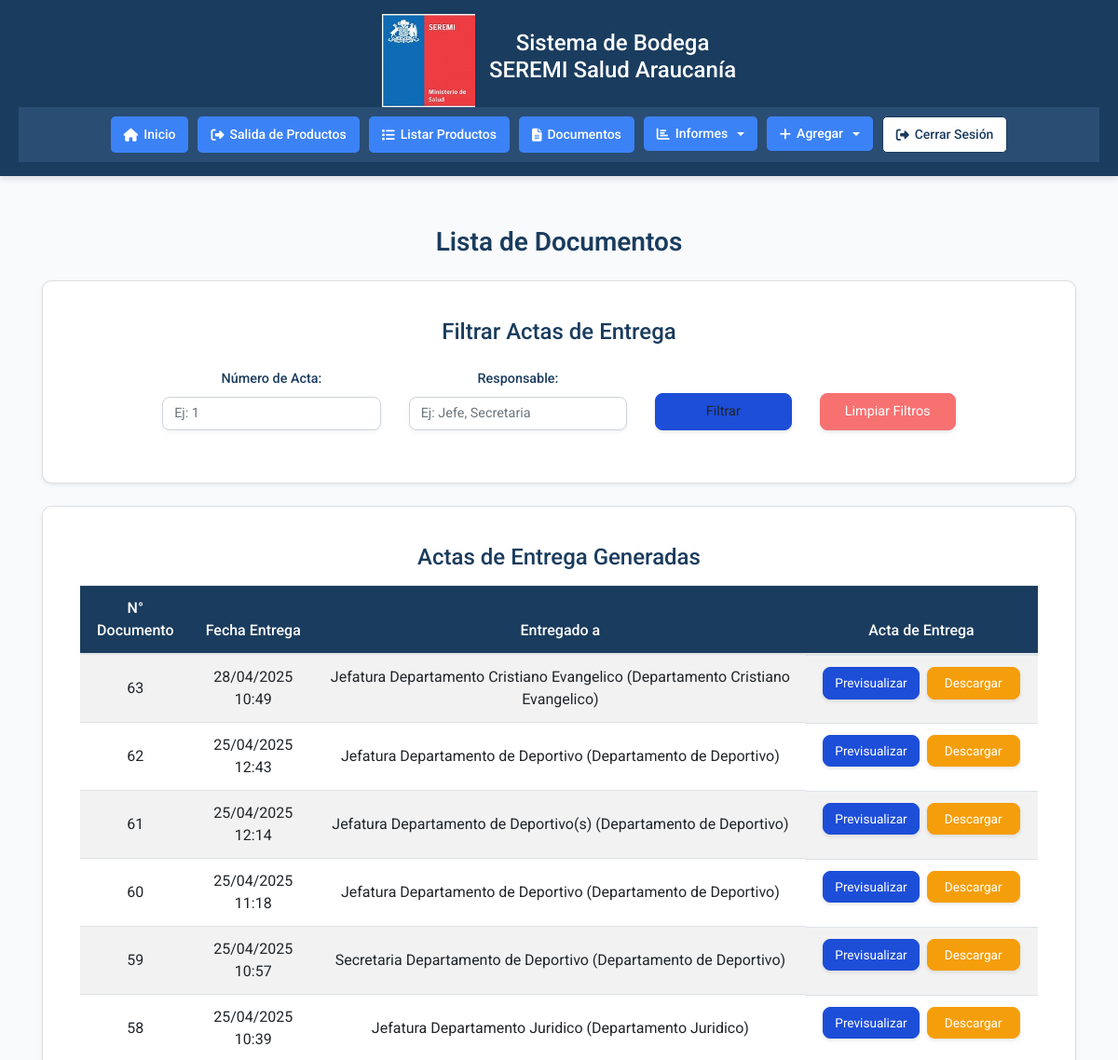
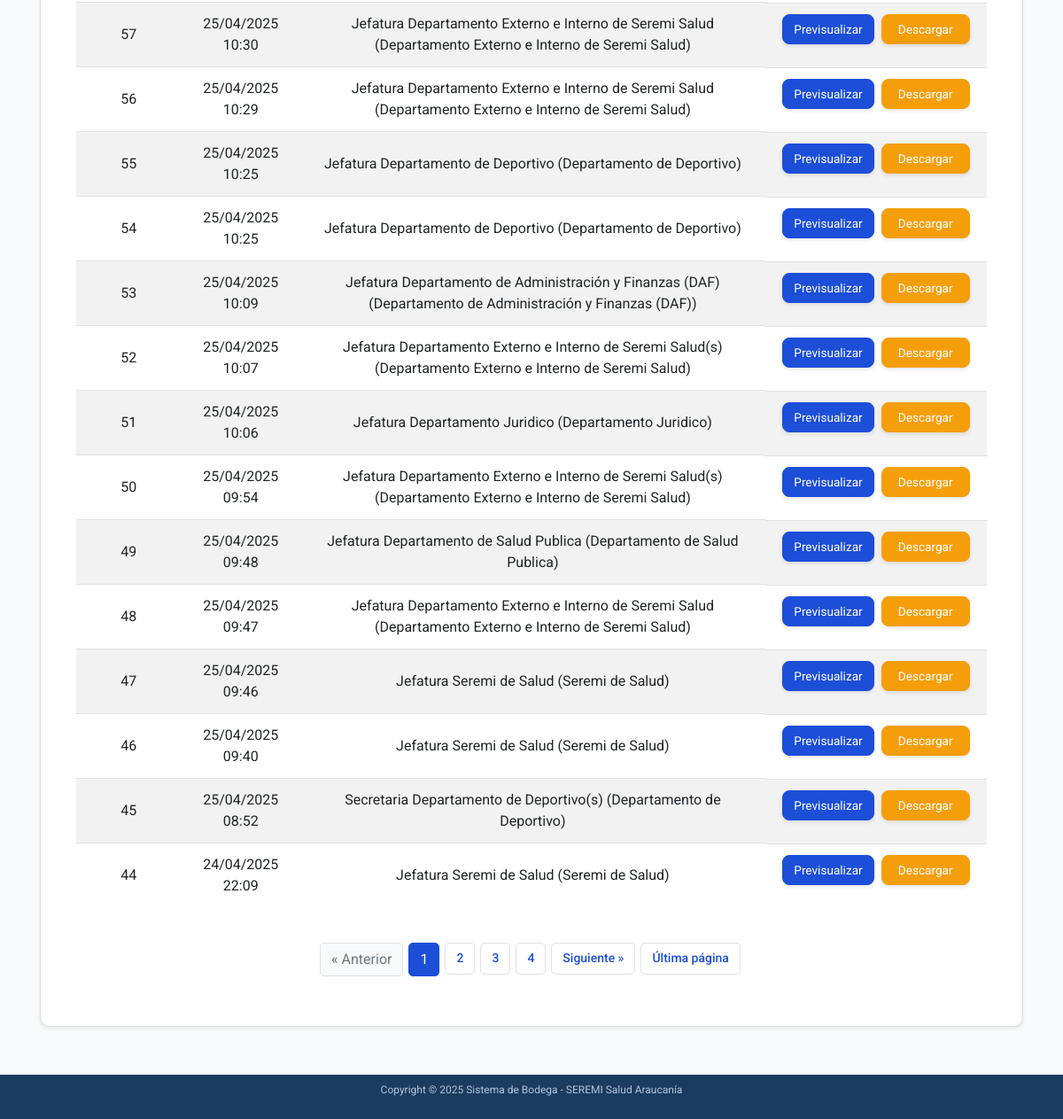
/accounts/listar-actas/ (signed in), run on the app's committed database (2 pictures, top to bottom).
### accounts/models.py (models this page shows, shortened)
class ActaEntrega(models.Model):
    numero_acta = models.IntegerField()
    departamento = models.CharField(max_length=100)
    responsable = models.ForeignKey(
        'Responsable',
        on_delete=models.SET_NULL,
        null=True,
        related_name='actas_responsable',
        verbose_name="Responsable"
    )
    fecha = models.DateTimeField(auto_now_add=True)
    producto = models.ForeignKey(Producto, on_delete=models.CASCADE)
    cantidad = models.IntegerField()
    generador = models.ForeignKey(
        CustomUser,
        on_delete=models.SET_NULL,
        null=True,
        related_name='actas_generadas',
        verbose_name="Generador"
    )
    numero_siscom = models.CharField(max_length=50, blank=True, null=True)
    observacion = models.TextField(blank=True, null=True)
    class Meta:
        unique_together = ('numero_acta', 'producto')

class Responsable(models.Model):
    TIPO_RESPONSABLE = [
        ('Jefatura', 'Jefatura'),
        ('Jefatura Subrogante', 'Jefatura Subrogante'),
        ('Secretaria', 'Secretaria'),
        ('Secretaria Subrogante', 'Secretaria Subrogante'),
    ]
    departamento = models.ForeignKey(Departamento, on_delete=models.CASCADE, related_name='responsables')
    tipo = models.CharField(max_length=50, choices=TIPO_RESPONSABLE)
    nombre = models.CharField(max_length=100)
    class Meta:
        unique_together = ('departamento', 'tipo')
    def __str__(self):
        return f"{self.nombre} ({self.departamento.nombre})"

class Departamento(models.Model):
    nombre = models.CharField(max_length=100, unique=True)
    activo = models.BooleanField(default=True)

### accounts/views.py (the view)
# urls.py: path('listar-actas/', views.listar_actas, name='listar-actas'),  # Listar todas las actas de entrega
@login_required
def listar_actas(request):
    limpiar_sesion_productos_salida(request)
    actas = ActaEntrega.objects.all().order_by('-numero_acta')
    query_numero_acta = request.GET.get('numero_acta', '')
    query_responsable = request.GET.get('responsable', '')
    if query_numero_acta:
        try:
            actas = actas.filter(numero_acta__startswith=int(query_numero_acta))
        except ValueError:
            messages.error(request, 'El número de acta debe ser un valor numérico.')
    if query_responsable:
        actas = actas.filter(responsable__nombre__icontains=query_responsable)
    actas_dict = {acta.numero_acta: acta for acta in actas}
    actas_lista = sorted(actas_dict.values(), key=lambda x: x.numero_acta, reverse=True)
    page_obj = paginar_resultados(request, actas_lista, items_por_pagina=20)
    return render(request, 'accounts/listar_actas.html', {
        'actas': page_obj,
        'query_numero_acta': query_numero_acta,
        'query_responsable': query_responsable,
    })

### accounts/auth_backend.py (called while the page is built)
    def get_user(self, user_id):
        UserModel = get_user_model()
        try:
            return UserModel.objects.get(pk=user_id)
        except UserModel.DoesNotExist:
            return None

### accounts/views.py (called while the page is built)
def limpiar_sesion_productos_salida(request):
    if 'productos_salida' in request.session:
        logger.info("Limpiando variable de sesión 'productos_salida'.")
        del request.session['productos_salida']
        request.session.modified = True

def paginar_resultados(request, objetos, items_por_pagina=20):
    paginator = Paginator(objetos, items_por_pagina)
    page = request.GET.get('page')
    try:
        page_obj = paginator.page(page)
    except PageNotAnInteger:
        page_obj = paginator.page(1)
    except EmptyPage:
        page_obj = paginator.page(paginator.num_pages)
    return page_obj

### accounts/templates/accounts/listar_actas.html (shortened to what this page needs)
{% extends 'accounts/home.html' %}
{% load static %}
{% block content %}
<div class="container mt-4">
    <h2 class="text-center mb-4" style="color: #1a3c5e; font-weight: 600;">Lista de Documentos</h2>
    <div class="card form-card shadow-sm mb-4">
        <div class="card-body">
            <h4 class="text-center mb-4" style="color: #1a3c5e;">Filtrar Actas de Entrega</h4>
            <form method="get" class="row justify-content-center" id="search-form">
                <div class="col-md-3 mb-3">
                    <label for="numero_acta" class="form-label" style="color: #1a3c5e; font-weight: 500;">Número de Acta:</label>
                    <input type="number" name="numero_acta" id="numero_acta" class="form-control" value="{{ query_numero_acta }}" placeholder="Ej: 1">
                </div>
                <div class="col-md-3 mb-3">
                    <label for="responsable" class="form-label" style="color: #1a3c5e; font-weight: 500;">Responsable:</label>
                    <input type="text" name="responsable" id="responsable" class="form-control" value="{{ query_responsable }}" placeholder="Ej: Jefe, Secretaria">
                </div>
                <div class="col-md-2 mb-3 d-flex align-items-end">
                    <button type="button" id="filter-btn" class="btn btn-primary-custom btn-sm w-100">Filtrar</button>
                </div>
                <div class="col-md-2 mb-3 d-flex align-items-end">
                    <a href="{% url 'listar-actas' %}" class="btn btn-cancel-custom btn-sm w-100">Limpiar Filtros</a>
                </div>
            </form>
        </div>
    </div>
    <div class="card form-card shadow-sm mb-4">
        <div class="card-body">
            <h4 class="text-center mb-3" style="color: #1a3c5e;">Actas de Entrega Generadas</h4>
            <div id="table-container">
                {% if actas %}
                    <div class="table-responsive">
                        <table class="table table-striped table-hover">
                            <thead style="background-color: #1a3c5e; color: white;">
                                <tr>
                                    <th>N° Documento</th>
                                    <th>Fecha Entrega</th>
                                    <th>Entregado a</th>
                                    <th class="action-column">Acta de Entrega</th>
                                </tr>
                            </thead>
                            <tbody id="actas-table-body">
                                {% for acta in actas %}
                                    <tr>
                                        <td>{{ acta.numero_acta }}</td>
                                        <td>{{ acta.fecha|date:"d/m/Y H:i" }}</td>
                                        <td>{{ acta.responsable }}</td>
                                        <td class="action-buttons">
                                            <a href="{% url 'ver-acta-pdf' acta.numero_acta 'inline' %}" class="btn btn-preview-custom btn-sm" target="_blank">Previsualizar</a>
                                            <a href="{% url 'ver-acta-pdf' acta.numero_acta 'attachment' %}" class="btn btn-download-custom btn-sm">Descargar</a>
                                        </td>
                                    </tr>
                                {% endfor %}
                            </tbody>
                        </table>
                    </div>
                    {% if actas.has_other_pages %}
                        <nav aria-label="Paginación de actas">
                            <ul class="pagination justify-content-center mt-4">
                                {% if actas.has_previous %}
                                    <li class="page-item">
                                        <a class="page-link" href="?page={{ actas.previous_page_number }}{% if query_numero_acta %}&numero_acta={{ query_numero_acta }}{% endif %}{% if query_responsable %}&responsable={{ query_responsable }}{% endif %}" data-page="{{ actas.previous_page_number }}" aria-label="Anterior">
                                            <span aria-hidden="true">« Anterior</span>
                                        </a>
                                    </li>
                                {% else %}
                                    <li class="page-item disabled">
                                        <span class="page-link" aria-label="Anterior">
                                            <span aria-hidden="true">« Anterior</span>
                                        </span>
                                    </li>
                                {% endif %}
                                {% with start=actas.number|add:-5 end=actas.number|add:5 %}
                                    {% for num in actas.paginator.page_range %}
                                        {% if num >= start and num <= end %}
                                            {% if actas.number == num %}
                                                <li class="page-item active">
                                                    <span class="page-link">{{ num }} <span class="sr-only">(actual)</span></span>
                                                </li>
                                            {% else %}
                                                <li class="page-item">
                                                    <a class="page-link" href="?page={{ num }}" data-page="{{ num }}">{{ num }}</a>
                                                </li>
                                            {% endif %}
                                        {% endif %}
                                    {% endfor %}
                                {% endwith %}
                                {% if actas.has_next %}
                                    <li class="page-item">
                                        <a class="page-link" href="?page={{ actas.next_page_number }}" data-page="{{ actas.next_page_number }}" aria-label="Siguiente">
                                            <span aria-hidden="true">Siguiente »</span>
                                        </a>
                                    </li>
                                {% else %}
                                    <li class="page-item disabled">
                                        <span class="page-link" aria-label="Siguiente">
                                            <span aria-hidden="true">Siguiente »</span>
                                        </span>
                                    </li>
                                {% endif %}
                                <li class="page-item">
                                    <a class="page-link" href="?page={{ actas.paginator.num_pages }}" data-page="{{ actas.paginator.num_pages }}" aria-label="Última página">
                                        <span aria-hidden="true">Última página</span>
                                    </a>
                                </li>
                            </ul>
                        </nav>
                    {% endif %}
                {% else %}
                    <p class="text-center" style="color: #64748b;">No hay actas de entrega generadas.</p>
                {% endif %}
            </div>
        </div>
    </div>
</div>
{% endblock %}

### accounts/templates/accounts/home.html (style rules this page uses)
* { margin: 0; padding: 0; box-sizing: border-box; font-family: 'Roboto', Arial, sans-serif; }
body { background-color: #f8fafc; display: flex; flex-direction: column; min-height: 100vh; }
nav { display: flex; justify-content: center; gap: 10px; flex-wrap: wrap; }
nav a, .nav-button { color: white; text-decoration: none; padding: 8px 14px; background-color: #3b82f6; border-radius: 5px; transition: background-color 0.3s ease, transform 0.1s ease; display: flex; align-items: center; gap: 6px; font-size: 14px; font-weight: 500; }
main .container { width: 100%; padding: 0 15px; box-sizing: border-box; }
main h2 { color: #1a3c5e; font-size: 28px; font-weight: 700; margin-bottom: 10px; }
.form-card { background-color: #ffffff; border-radius: 10px; padding: 20px; max-width: 100%; margin: 0 auto; box-shadow: 0 4px 6px rgba(0, 0, 0, 0.1); }

### accounts/templates/accounts/listar_actas.html (style rules this page uses)
.form-card { background-color: #ffffff; border-radius: 10px; padding: 20px; max-width: 100%; margin: 0 auto; box-shadow: 0 4px 6px rgba(0, 0, 0, 0.1); }
.form-control { width: 100%; height: calc(1.5em + 0.75rem + 2px); padding: 0.375rem 0.75rem; font-size: 0.9rem; color: #495057; background-color: #fff; border: 1px solid #ced4da; border-radius: 8px; box-shadow: 0 2px 4px rgba(0, 0, 0, 0.05); transition: all 0.3s ease; }
.form-label { margin-bottom: 0.5rem; font-size: 0.9rem; }
.btn-primary-custom { background-color: #1d4ed8; border-color: #1d4ed8; padding: 8px 20px; font-size: 0.9rem; border-radius: 8px; box-shadow: 0 2px 4px rgba(0, 0, 0, 0.1); transition: all 0.3s ease; }
.btn-cancel-custom { background-color: #f87171; border-color: #f87171; padding: 8px 20px; font-size: 0.9rem; border-radius: 8px; box-shadow: 0 2px 4px rgba(0, 0, 0, 0.1); transition: all 0.3s ease; color: white; text-decoration: none; }
.action-column { min-width: 250px; }
.action-buttons { display: flex; flex-direction: row; flex-wrap: nowrap; gap: 8px; justify-content: center; align-items: center; }
.btn-preview-custom, .btn-download-custom { padding: 6px 12px; font-size: 0.85rem; border-radius: 8px; box-shadow: 0 2px 4px rgba(0, 0, 0, 0.1); transition: all 0.3s ease; color: white; text-decoration: none; min-width: 100px; text-align: center; display: inline-block; }
.btn-preview-custom { background-color: #1d4ed8; border-color: #1d4ed8; }
.btn-download-custom { background-color: #f59e0b; border-color: #f59e0b; }
.table th { background-color: #1a3c5e; color: white; font-weight: 500; vertical-align: middle; }
.table td { vertical-align: middle; }
.pagination .page-link { color: #1d4ed8; border: 1px solid #dee2e6; border-radius: 5px; margin: 0 3px; padding: 8px 12px; transition: all 0.3s ease; }
.pagination .page-item.active .page-link { background-color: #1d4ed8; border-color: #1d4ed8; color: white; }
.pagination .page-item.disabled .page-link { color: #6c757d; background-color: #f8f9fa; border-color: #dee2e6; cursor: not-allowed; }

### data on the page
ActaEntrega: numero_acta "63", fecha "28/04/2025 10:49", responsable "Jefatura Departamento Cristiano Evangelico (Departamento Cristiano Evangelico)"
ActaEntrega: numero_acta "62", fecha "25/04/2025 12:43", responsable "Jefatura Departamento de Deportivo (Departamento de Deportivo)"
ActaEntrega: numero_acta "61", fecha "25/04/2025 12:14", responsable "Jefatura Departamento de Deportivo(s) (Departamento de Deportivo)"
ActaEntrega: numero_acta "60", fecha "25/04/2025 11:18", responsable "Jefatura Departamento de Deportivo (Departamento de Deportivo)"
ActaEntrega: numero_acta "59", fecha "25/04/2025 10:57", responsable "Secretaria Departamento de Deportivo (Departamento de Deportivo)"
ActaEntrega: numero_acta "58", fecha "25/04/2025 10:39", responsable "Jefatura Departamento Juridico (Departamento Juridico)"
ActaEntrega: numero_acta "57", fecha "25/04/2025 10:30", responsable "Jefatura Departamento Externo e Interno de Seremi Salud (Departamento Externo e Interno de Seremi Salud)"
ActaEntrega: numero_acta "56", fecha "25/04/2025 10:29", responsable "Jefatura Departamento Externo e Interno de Seremi Salud (Departamento Externo e Interno de Seremi Salud)"
ActaEntrega: numero_acta "55", fecha "25/04/2025 10:25", responsable "Jefatura Departamento de Deportivo (Departamento de Deportivo)"
ActaEntrega: numero_acta "54", fecha "25/04/2025 10:25", responsable "Jefatura Departamento de Deportivo (Departamento de Deportivo)"
ActaEntrega: numero_acta "53", fecha "25/04/2025 10:09", responsable "Jefatura Departamento de Administración y Finanzas (DAF) (Departamento de Administración y Finanzas (DAF))"
ActaEntrega: numero_acta "52", fecha "25/04/2025 10:07", responsable "Jefatura Departamento Externo e Interno de Seremi Salud(s) (Departamento Externo e Interno de Seremi Salud)"
ActaEntrega: numero_acta "51", fecha "25/04/2025 10:06", responsable "Jefatura Departamento Juridico (Departamento Juridico)"
ActaEntrega: numero_acta "50", fecha "25/04/2025 09:54", responsable "Jefatura Departamento Externo e Interno de Seremi Salud(s) (Departamento Externo e Interno de Seremi Salud)"
ActaEntrega: numero_acta "49", fecha "25/04/2025 09:48", responsable "Jefatura Departamento de Salud Publica (Departamento de Salud Publica)"
ActaEntrega: numero_acta "48", fecha "25/04/2025 09:47", responsable "Jefatura Departamento Externo e Interno de Seremi Salud (Departamento Externo e Interno de Seremi Salud)"
ActaEntrega: numero_acta "47", fecha "25/04/2025 09:46", responsable "Jefatura Seremi de Salud (Seremi de Salud)"
ActaEntrega: numero_acta "46", fecha "25/04/2025 09:40", responsable "Jefatura Seremi de Salud (Seremi de Salud)"
ActaEntrega: numero_acta "45", fecha "25/04/2025 08:52", responsable "Secretaria Departamento de Deportivo(s) (Departamento de Deportivo)"
ActaEntrega: numero_acta "44", fecha "24/04/2025 22:09", responsable "Jefatura Seremi de Salud (Seremi de Salud)"

### other printed values
{{ num }} "1"
{{ num }} "2" "3" "4"
